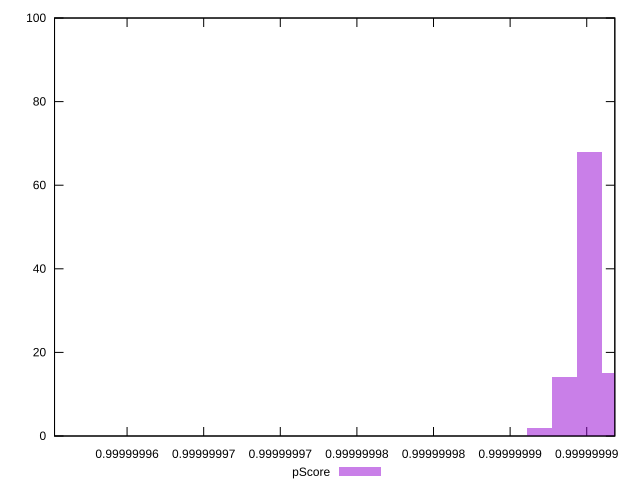

This figure's gnuplot source:
reset

$pScore <<EOF
0.9999999951725177 68
0.9999999935512441 14
0.9999999967937913 15
0.9999999595044992 1
0.9999999919299706 2
EOF

set key outside below
set boxwidth 1.6212735710521358e-9
set xrange [0.9999999602657192:0.9999999968335389]
set yrange [0:100]
set trange [0:100]
set style fill transparent solid 0.5 noborder
set terminal svg size 640, 490 enhanced background rgb 'white'
set output "reprap/bootup-time/samples/pages+cached+noexternal+nosvg/pScore/histogram.svg"

plot $pScore title "pScore" with boxes

reset
